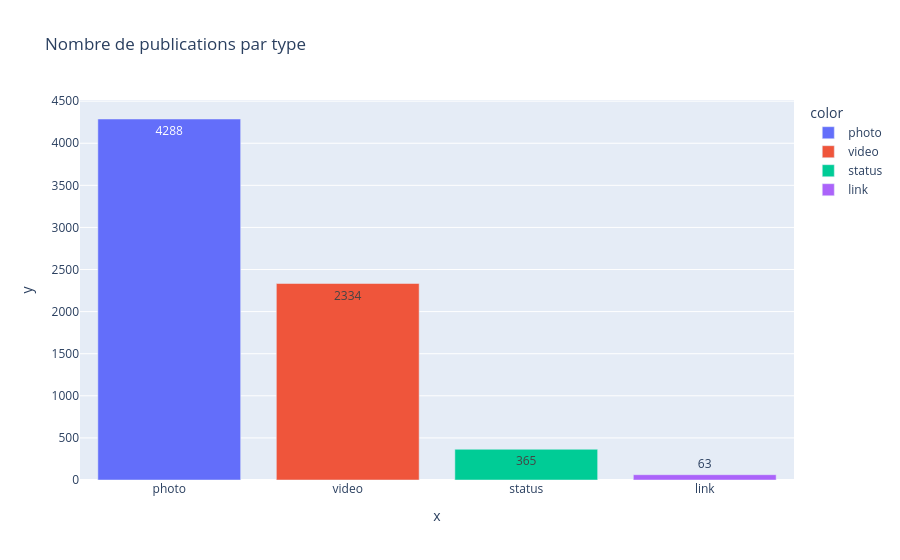

The code cell stored with this chart in its notebook:
### Code cell
# Répartition des types de publication
val_type = df['status_type'].value_counts()
px.bar(x=val_type.index, y=val_type.values, color=val_type.index, text_auto=True,
       title='Nombre de publications par type').show()

### Figure 1 — Plotly figure (JSON) as saved in the notebook; plotly's stock layout.template omitted (floating-point values rounded to 4 significant figures)
{"data": [{"hovertemplate": "color=photo<br>x=%{x}<br>y=%{y}<extra></extra>", "legendgroup": "photo", "marker": {"color": "#636efa", "pattern": {"shape": ""}}, "name": "photo", "orientation": "v", "showlegend": true, "textposition": "auto", "texttemplate": "%{y}", "type": "bar", "x": ["photo"], "xaxis": "x", "y": [4288], "yaxis": "y"}, {"hovertemplate": "color=video<br>x=%{x}<br>y=%{y}<extra></extra>", "legendgroup": "video", "marker": {"color": "#EF553B", "pattern": {"shape": ""}}, "name": "video", "orientation": "v", "showlegend": true, "textposition": "auto", "texttemplate": "%{y}", "type": "bar", "x": ["video"], "xaxis": "x", "y": [2334], "yaxis": "y"}, {"hovertemplate": "color=status<br>x=%{x}<br>y=%{y}<extra></extra>", "legendgroup": "status", "marker": {"color": "#00cc96", "pattern": {"shape": ""}}, "name": "status", "orientation": "v", "showlegend": true, "textposition": "auto", "texttemplate": "%{y}", "type": "bar", "x": ["status"], "xaxis": "x", "y": [365], "yaxis": "y"}, {"hovertemplate": "color=link<br>x=%{x}<br>y=%{y}<extra></extra>", "legendgroup": "link", "marker": {"color": "#ab63fa", "pattern": {"shape": ""}}, "name": "link", "orientation": "v", "showlegend": true, "textposition": "auto", "texttemplate": "%{y}", "type": "bar", "x": ["link"], "xaxis": "x", "y": [63], "yaxis": "y"}], "layout": {"barmode": "relative", "legend": {"title": {"text": "color"}, "tracegroupgap": 0}, "title": {"text": "Nombre de publications par type"}, "xaxis": {"anchor": "y", "domain": [0.0, 1.0], "title": {"text": "x"}}, "yaxis": {"anchor": "x", "domain": [0.0, 1.0], "title": {"text": "y"}}}}
